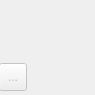
<?xml version="1.0" encoding="UTF-8"?>
<ui version="4.0">
 <class>color_preview</class>
 <widget class="QWidget" name="color_preview">
  <property name="geometry">
   <rect>
    <x>0</x>
    <y>0</y>
    <width>95</width>
    <height>95</height>
   </rect>
  </property>
  <property name="windowTitle">
   <string>Form</string>
  </property>
  <widget class="QToolButton" name="switch_color">
   <property name="enabled">
    <bool>false</bool>
   </property>
   <property name="geometry">
    <rect>
     <x>-1</x>
     <y>63</y>
     <width>28</width>
     <height>28</height>
    </rect>
   </property>
   <property name="toolTip">
    <string>Switch Color (X)</string>
   </property>
   <property name="text">
    <string>...</string>
   </property>
   <property name="icon">
    <iconset resource="../resources.qrc">
     <normaloff>:/icons/switch_color.png</normaloff>:/icons/switch_color.png</iconset>
   </property>
   <property name="shortcut">
    <string/>
   </property>
  </widget>
 </widget>
 <resources>
  <include location="../resources.qrc"/>
 </resources>
 <connections/>
</ui>
